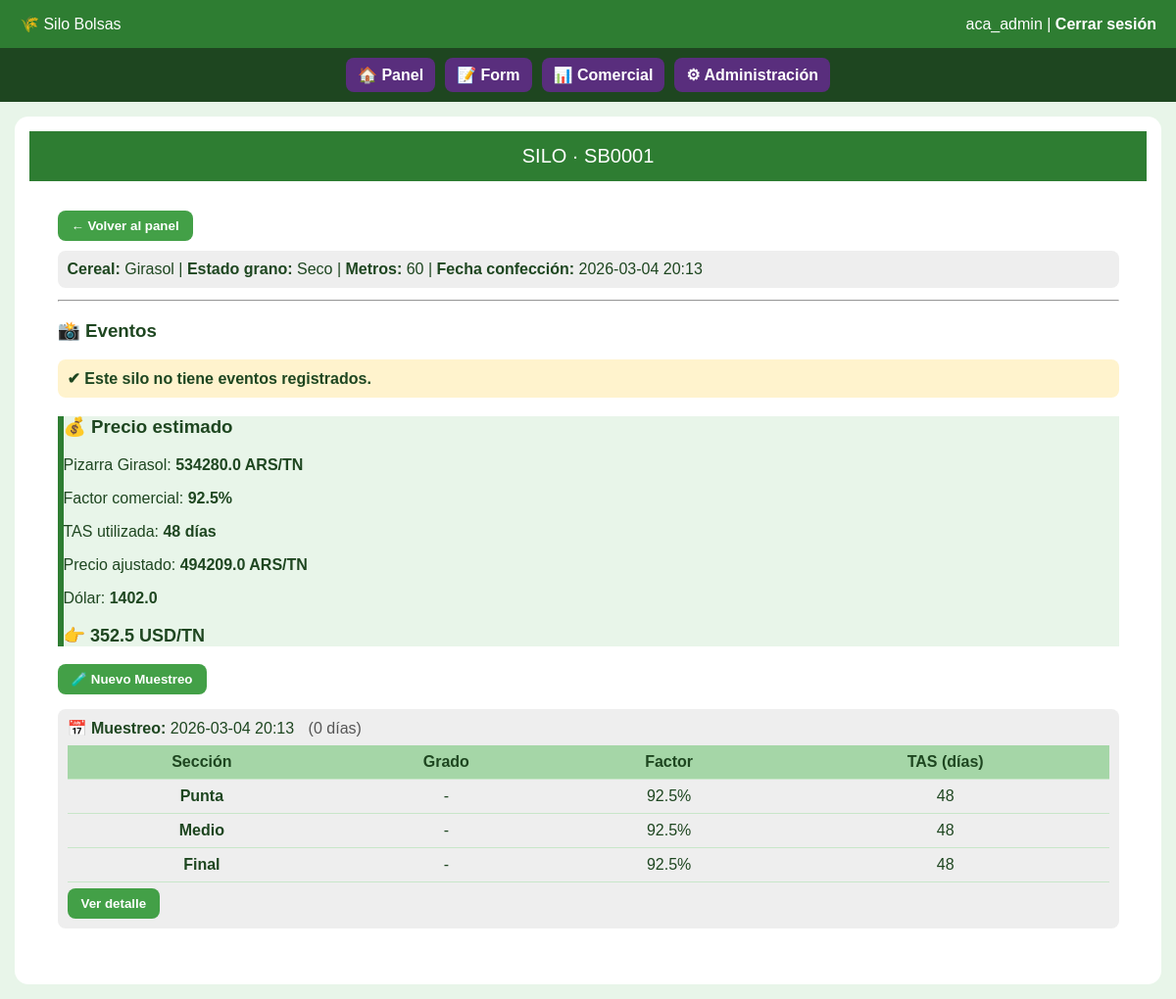
/silo/SB0001 (signed in), run on the app's committed database.
### tables this page shows
CREATE TABLE usuarios (
            id INTEGER PRIMARY KEY AUTOINCREMENT,
            username TEXT UNIQUE NOT NULL,
            password TEXT NOT NULL,
            rol TEXT NOT NULL,
            empresa_id INTEGER,
            sucursal_id INTEGER,
            es_superadmin INTEGER DEFAULT 0,
            forzar_cambio_password INTEGER DEFAULT 0,
            FOREIGN KEY (empresa_id) REFERENCES empresas(id),
            FOREIGN KEY (sucursal_id) REFERENCES sucursales(id)
        );

CREATE TABLE silos (
            numero_qr TEXT NOT NULL,
            empresa_id INTEGER NOT NULL,
            sucursal_id INTEGER NOT NULL,
            cereal TEXT,
            estado_grano TEXT,
            estado_silo TEXT,
            metros INTEGER,
            lat REAL,
            lon REAL,
            fecha_confeccion TEXT,
            fecha_extraccion TEXT,
            PRIMARY KEY (numero_qr, empresa_id)
        );

CREATE TABLE mercado (
            id INTEGER PRIMARY KEY AUTOINCREMENT,
            empresa_id INTEGER NOT NULL,
            cereal TEXT,
            pizarra_auto REAL,
            fuente TEXT,
            fecha_fuente TEXT,
            pizarra_manual REAL,
            usar_manual INTEGER DEFAULT 0,
            obs_precio TEXT,
            dolar REAL,
            fecha TEXT,
            UNIQUE(empresa_id, cereal),
            FOREIGN KEY (empresa_id) REFERENCES empresas(id)
        );

CREATE TABLE muestreos (
            id INTEGER PRIMARY KEY AUTOINCREMENT,
            numero_qr TEXT,
            empresa_id INTEGER NOT NULL,
            fecha_muestreo TEXT,
            FOREIGN KEY (empresa_id) REFERENCES empresas(id)
        );

CREATE TABLE analisis (
            id INTEGER PRIMARY KEY AUTOINCREMENT,
            id_muestreo INTEGER,
            empresa_id INTEGER NOT NULL,
            seccion TEXT,
            temperatura REAL,
            humedad REAL,
            ph REAL,
            danados REAL,
            quebrados REAL,
            materia_extrana REAL,
            olor REAL,
            moho REAL,
            insectos INTEGER,
            chamico REAL,
            granos_carbon REAL,
            panza_blanca REAL,
            granos_picados REAL,
            punta_sombreada REAL,
            revolcado_tierra REAL,
            punta_negra REAL,
            proteinas REAL,
            materia_grasa REAL,
            Acidez REAL,
            grado INTEGER,
            factor REAL,
            tas INTEGER,
            FOREIGN KEY (empresa_id) REFERENCES empresas(id)
        );

### panel/routes.py (the view)
@panel_bp.route("/silo/<qr>")
@login_required
def ver_silo(qr):
    if not tiene_permiso("panel"):
        return acceso_denegado("panel")
    conn = get_db()
    empresa_id = empresa_actual()
    silo = conn.execute("""
        SELECT * FROM silos
        WHERE numero_qr=? AND empresa_id=?
    """, (qr, empresa_id)).fetchone()
    if not silo:
        conn.close()
        return "Silo no encontrado", 404
    mercado = conn.execute("""
        SELECT
            CASE
                WHEN usar_manual = 1 THEN pizarra_manual
                ELSE pizarra_auto
            END AS pizarra,
            dolar
        FROM mercado
        WHERE cereal = ? AND empresa_id = ?
    """, (silo["cereal"], empresa_id)).fetchone()
    muestreos_raw = conn.execute("""
        SELECT m.id, m.fecha_muestreo,
               CAST(julianday('now') - julianday(m.fecha_muestreo) AS INT) dias
        FROM muestreos m
        WHERE m.numero_qr=? AND empresa_id=?
        ORDER BY m.fecha_muestreo DESC
    """, (qr, empresa_id)).fetchall()
    muestreos = []
    precio_estimado = None
    precio_usd = None
    factor_prom = None
    tas_usada = None
    analisis_pendiente = False
    for idx, m in enumerate(muestreos_raw):
        analisis = conn.execute("""
            SELECT seccion, grado, factor, tas, temperatura
            FROM analisis
            WHERE id_muestreo=? AND empresa_id=?
        """, (m["id"], empresa_id)).fetchall()
        por_seccion = {a["seccion"]: a for a in analisis}
        if idx == 0:
            if not analisis:
                analisis_pendiente = True
            else:
                factores = []
                tass = []
                for sec in ["punta", "medio", "final"]:
                    a = por_seccion.get(sec)
                    if a:
                        if a["factor"] is not None:
                            factores.append(a["factor"])
                        if a["tas"] is not None:
                            tass.append(a["tas"])
                if factores:
                    factor_prom = round(sum(factores) / len(factores), 4)
                if tass:
                    tas_usada = min(tass)
                if mercado and factor_prom and mercado["pizarra"] and mercado["dolar"]:
                    precio_estimado = round(
                        mercado["pizarra"] * factor_prom, 2
                    )
                    precio_usd = round(
                        precio_estimado / mercado["dolar"], 2
                    )
        muestreos.append({
            "id": m["id"],
            "fecha_muestreo": m["fecha_muestreo"],
            "dias": m["dias"],
            "punta": por_seccion.get("punta"),
            "medio": por_seccion.get("medio"),
            "final": por_seccion.get("final")
        })
    eventos_pendientes = conn.execute("""
        SELECT tipo, fecha_evento, foto_evento
        FROM monitoreos
        WHERE numero_qr = ? AND empresa_id=? AND resuelto = 0
        ORDER BY fecha_evento DESC
    """, (qr, empresa_id)).fetchall()
    eventos_resueltos = conn.execute("""
        SELECT tipo, fecha_resolucion, foto_resolucion
        FROM monitoreos
        WHERE numero_qr = ? AND empresa_id=? AND resuelto = 1
        ORDER BY fecha_resolucion DESC
    """, (qr, empresa_id)).fetchall()
    conn.close()
    return render_template(
        "silo.html",
        silo=silo,
        muestreos=muestreos,
        eventos_pendientes=eventos_pendientes,
        eventos_resueltos=eventos_resueltos,
        mercado=mercado,
        precio_estimado=precio_estimado,
        precio_usd=precio_usd,
        factor_prom=factor_prom,
        tas_usada=tas_usada,
        analisis_pendiente=analisis_pendiente,
        puede_calado=tiene_permiso("calado")
    )

### app.py (called while the page is built, shortened)
@app.context_processor
def inject_permisos():
    return dict(tiene_permiso=tiene_permiso)

@app.context_processor
def inject_estado_contrato():
    empresa_alerta = None
    empresa_vencida = False
    if current_user.is_authenticated and not current_user.es_superadmin:
        conn = get_db()
        empresa = conn.execute("""
            SELECT fecha_vencimiento
            FROM empresas
            WHERE id=?
        """, (current_user.empresa_id,)).fetchone()
        conn.close()
    return dict(
        empresa_alerta=empresa_alerta,
        empresa_vencida=empresa_vencida
    )

@app.context_processor
def inject_empresa_contexto():
    empresa_nombre = None
    return dict(empresa_activa=empresa_nombre)

### auth/models.py (called while the page is built)
    @staticmethod
    def get(user_id):
        conn = get_db()
        row = conn.execute(
            "SELECT * FROM usuarios WHERE id=?",
            (user_id,)
        ).fetchone()
        conn.close()
        if row:
            return User(row)
        return None

### auth/routes.py (called while the page is built)
@login_manager.user_loader
def load_user(user_id):
    return User.get(user_id)

### db.py (called while the page is built)
def get_db():
    conn = sqlite3.connect(DB_NAME)
    conn.row_factory = sqlite3.Row
    return conn

### panel/routes.py (called while the page is built)
def empresa_actual():
    if current_user.es_superadmin:
        return session.get("empresa_contexto")
    return current_user.empresa_id

### permissions.py (called while the page is built, shortened)
def tiene_permiso(pantalla):
    if not current_user.is_authenticated:
        return False
    if current_user.es_superadmin == 1:
        return True
    if current_user.rol == "admin_empresa":
        return True

### templates/silo.html (shortened to what this page needs)
{% extends "base.html" %}
{% block contenido %}
<!DOCTYPE html>
<html lang="es">
<head>
</head>
<body>
<header>SILO · {{ silo.numero_qr }}</header>
<div class="container">
<button onclick="location.href='/panel'">← Volver al panel</button>
<div class="info" style="margin-top:10px">
  <b>Cereal:</b> {{ silo.cereal }} |
  <b>Estado grano:</b> {{ silo.estado_grano }} |
  <b>Metros:</b> {{ silo.metros }} |
  <b>Fecha confección:</b> {{ silo.fecha_confeccion }}
</div>
<hr>
<h3>📸 Eventos</h3>
{% if not eventos_pendientes and not eventos_resueltos %}
  <div class="alerta">
    ✔ Este silo no tiene eventos registrados.
  </div>
{% endif %}
{% if precio_estimado and mercado and mercado.pizarra and mercado.dolar %}
<div class="alert" style="background:#e8f5e9;border-left:6px solid #2e7d32">
  <h3>💰 Precio estimado</h3>
  <p>Pizarra {{ silo.cereal }}:
     <b>{{ mercado.pizarra }} ARS/TN</b></p>
  {% if factor_prom %}
    <p>Factor comercial:
       <b>{{ (factor_prom * 100) | round(2) }}%</b>
    </p>
{% endif %}
  {% if tas_usada %}
    <p>TAS utilizada:
       <b>{{ tas_usada }} días</b></p>
  {% endif %}
  <p>Precio ajustado:
     <b>{{ precio_estimado }} ARS/TN</b></p>
  <p>Dólar:
     <b>{{ mercado.dolar }}</b></p>
  <p style="font-size:18px">
    👉 <b>{{ precio_usd }} USD/TN</b>
  </p>
</div>
{% endif %}
<form method="GET"
      action="{{ url_for('calado.nuevo_muestreo', qr=silo.numero_qr) }}"
      style="display:inline;">
  <button type="submit">
      {% if puede_calado %}
          🧪 Nuevo Muestreo
      {% else %}
          🔒 Nuevo Muestreo
      {% endif %}
  </button>
</form>
{% for m in muestreos %}
  <div class="info" style="margin-top:15px">
    <b>📅 Muestreo:</b> {{ m.fecha_muestreo }}
    <span style="margin-left:10px;color:#555">
      ({{ m.dias }} días)
    </span>
    <table style="margin-top:8px">
      <tr>
        <th>Sección</th>
        <th>Grado</th>
        <th>Factor</th>
        <th>TAS (días)</th>
      </tr>
      {% for sec in ["punta","medio","final"] %}
        {% set a = m[sec] %}
        <tr>
          <td><b>{{ sec|capitalize }}</b></td>
        <td>
          {{ a.grado if a and a.grado is not none else "-" }}
        </td>
        <td>
          {% if a and a.factor is not none %}
            {{ (a.factor * 100)|round(2) }}%
          {% else %}
            -
          {% endif %}
        </td>
        <td
        >
          {{ a.tas if a and a.tas is not none else "-" }}
        </td>
      </tr>
      {% endfor %}
    </table>
    <button
      style="margin-top:6px"
      onclick="location.href='/muestreo/{{ m.id }}'">
      Ver detalle
    </button>
  </div>
{% endfor %}
{% endblock %}

### templates/base.html (shortened to what this page needs)
<!DOCTYPE html>
<html lang="es">
<head>
</head>
<body>
<div class="header">
  <div>
    🌾 Silo Bolsas
  </div>
  <div>
    {{ current_user.username }}
    |
    <a href="{{ url_for('auth.logout') }}">Cerrar sesión</a>
  </div>
</div>
{% if current_user.is_authenticated %}
<div class="nav-bar">
    {% if tiene_permiso("panel") %}
        <a href="{{ url_for('panel.panel') }}" class="nav-btn">
            🏠 Panel
        </a>
    {% else %}
        <a href="{{ url_for('panel.panel') }}" class="nav-btn locked">
            🔒 Panel
        </a>
    {% endif %}
    {% if tiene_permiso("form") %}
        <a href="{{ url_for('panel.form') }}" class="nav-btn">
            📝 Form
        </a>
    {% else %}
        <a href="{{ url_for('panel.form') }}" class="nav-btn locked">
            🔒 Form
        </a>
    {% endif %}
    {% if tiene_permiso("comercial") %}
        <a href="{{ url_for('comercial.comercial') }}" class="nav-btn">
            📊 Comercial
        </a>
    {% else %}
        <a href="{{ url_for('comercial.comercial') }}" class="nav-btn locked">
            🔒 Comercial
        </a>
    {% endif %}
    {% if current_user.es_superadmin or tiene_permiso("admin") %}
        <a href="{{ url_for('admin.admin_usuarios') }}" class="nav-btn admin">
            ⚙ Administración
        </a>
    {% else %}
        <a href="{{ url_for('admin.admin_usuarios') }}" class="nav-btn locked admin">
            🔒 Administración
        </a>
    {% endif %}
</div>
{% endif %}
<div class="container">
  {% block contenido %}{% endblock %}
</div>
</body>
</html>

### templates/base.html (style rules this page uses)
body { background:#e6f4ea; font-family:Arial, sans-serif; margin:0; padding:0; color:#1e4620; }
.header { background:#2e7d32; color:white; padding:15px 20px; display:flex; justify-content:space-between; align-items:center; }
.header a { color:white; text-decoration:none; font-weight:bold; }
.container { padding:25px; }
.nav-bar { background:#1e4620; padding:10px; display:flex; gap:10px; justify-content:center; flex-wrap:wrap; }
.nav-btn { background:#592e7d; color:white; padding:8px 14px; border-radius:8px; text-decoration:none; font-weight:bold; }
.nav-btn { padding: 8px 12px; border-radius: 8px; text-decoration: none; font-weight: bold; }

### templates/silo.html (style rules this page uses)
body { font-family:Arial, sans-serif; background:#e8f5e9; margin:0; }
header { background:#2e7d32; color:white; padding:14px; text-align:center; font-size:20px; }
.container { width:95%; margin:15px auto; background:white; border-radius:14px; padding:15px; }
button { background:#43a047; color:white; border:none; border-radius:8px; padding:8px 14px; cursor:pointer; font-weight:bold; }
.info { background:#eeeeee; padding:10px; border-radius:8px; margin-bottom:12px; }
.alerta { background:#fff3cd; padding:10px; border-radius:8px; margin:10px 0; font-weight:bold; }
table { width:100%; border-collapse:collapse; margin-top:10px; }
th,td { padding:8px; border-bottom:1px solid #c8e6c9; text-align:center; }
th { background:#a5d6a7 }

### data on the page
usuarios: username "aca_admin"
silos: numero_qr "SB0001", cereal "Girasol", estado_grano "Seco", metros "60", fecha_confeccion "2026-03-04 20:13"
mercado: dolar "1402.0"
muestreos: fecha_muestreo "2026-03-04 20:13", dias "0"
analisis: seccion "Punta", grado "-", (a.factor*100)|round(2) "92.5", tas "48"
analisis: seccion "Medio", grado "-", (a.factor*100)|round(2) "92.5", tas "48"
analisis: seccion "Final", grado "-", (a.factor*100)|round(2) "92.5", tas "48"

### other printed values
{{ mercado.pizarra }} "534280.0"
{{ (factor_prom * 100) | round(2) }} "92.5"
{{ tas_usada }} "48"
{{ precio_estimado }} "494209.0"
{{ precio_usd }} "352.5"
